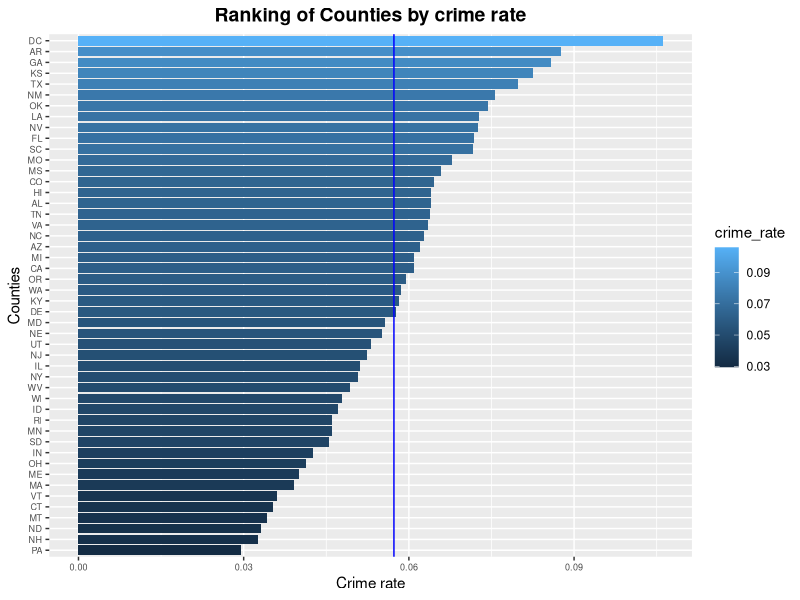
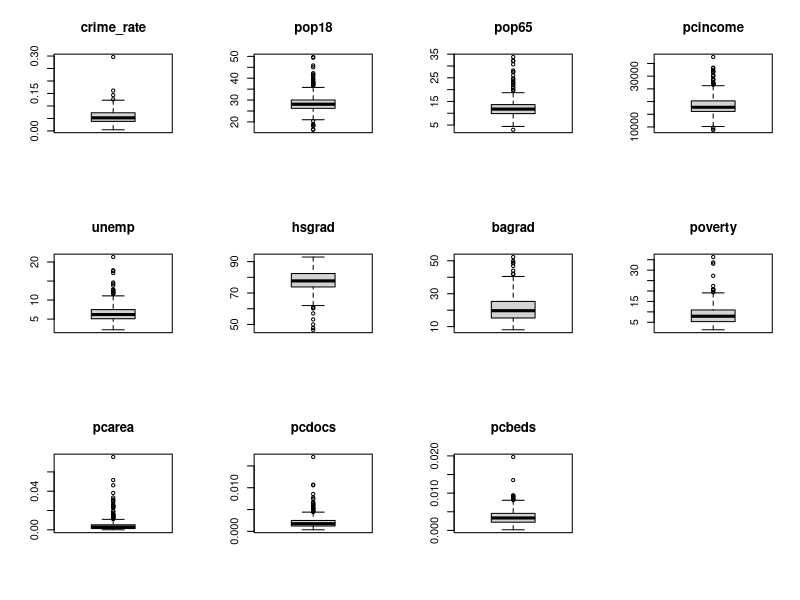
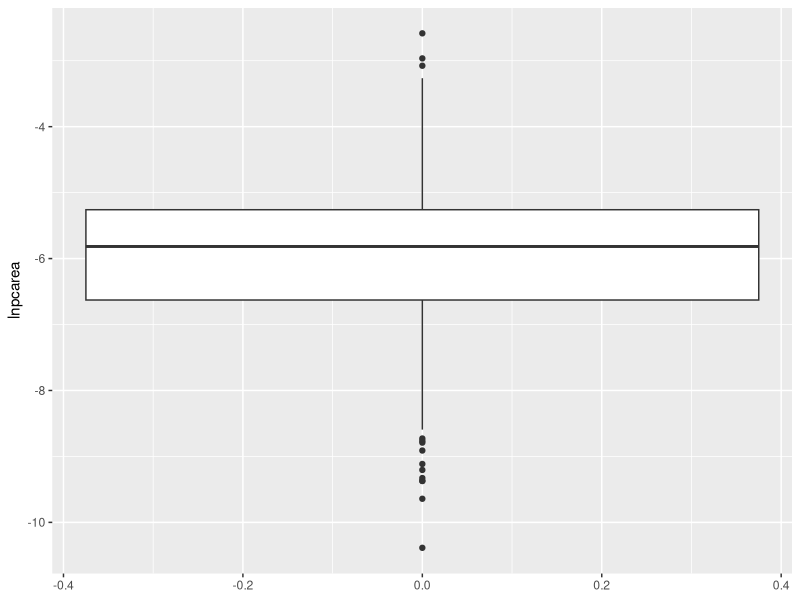
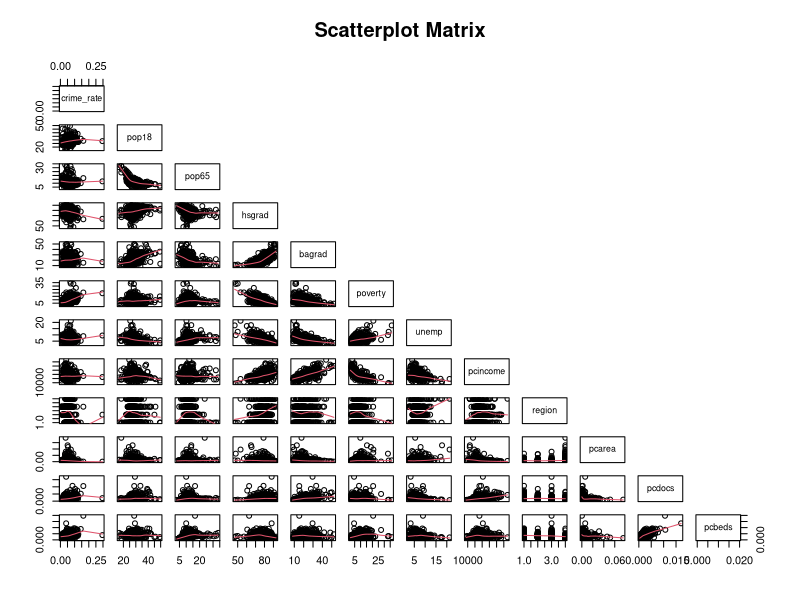

Write the R code that produced these figures, in order. (Note: this script raises an error after producing the figures.)
## ---- chunk 1
knitr::opts_chunk$set(echo = TRUE)
## ---- chunk 2
library(tidyverse)
library(ggplot2)
library(corrplot)
library(leaps)
library(caret)
library(car)
## ---- chunk 3
rm(list = ls())
cdi <- read.csv("cdi.csv") %>%
  mutate(crime_rate = crimes/pop, 
         pcarea = area/pop,
         pcdocs = docs/pop,
         pcbeds = beds/pop,
         region = relevel(factor(region),ref = 3))
cdi_new = cdi %>%
  select(crime_rate, everything(), -id, -cty, -state, -area, -docs, -beds, -crimes, -pop, -totalinc)
summary(cdi_new)
## ---- chunk 4
cdi_state <- cdi %>%
  group_by(state) %>%
  summarize(crime_rate = mean(crime_rate))
cdi_state_new <- cdi_state[order(-rank(cdi_state$crime_rate)),]

ggplot(cdi_state,aes(x=reorder(state,crime_rate),y=crime_rate,fill=crime_rate)) + 
  geom_bar(stat ='identity')+
  coord_flip() + 
  theme_grey() + 
  labs(title = 'Ranking of Counties by crime rate',
       y='Crime rate',x='Counties') +
  geom_hline(yintercept = mean(cdi$crime_rate),color = 'blue')+
  theme(plot.title = element_text(hjust = 0.5,size = 14, face = "bold"),
        axis.text=element_text(size=6.5))
## ---- chunk 5
# Boxplots for each variable
par(mfrow=c(3,4))
boxplot(cdi_new$crime_rate, main='crime_rate')
boxplot(cdi_new$pop18, main='pop18')
boxplot(cdi_new$pop65, main='pop65')
boxplot(cdi_new$pcincome, main='pcincome')
boxplot(cdi_new$unemp,main='unemp')
boxplot(cdi_new$hsgrad, main='hsgrad')
boxplot(cdi_new$bagrad, main='bagrad')
boxplot(cdi_new$poverty, main='poverty')
boxplot(cdi_new$pcarea, main='pcarea')
boxplot(cdi_new$pcdocs, main='pcdocs')
boxplot(cdi_new$pcbeds, main='pcbeds')

# Boxplot for transforming pcarea, looks more normal
cdi_new %>%
  mutate(lnpcarea = log(pcarea)) %>%
  ggplot(aes(y = lnpcarea)) + 
  geom_boxplot()

# Scatterplot Matrix
#plot(x=cdi$area,y=cdi$crime_rate)
#plot(x=cdi$pcincome,y=cdi$crime_rate)
#plot(x=cdi$unemp,y=cdi$crime_rate)
#plot(x=cdi$hsgrad,y=cdi$crime_rate)
#plot(x=cdi$poverty,y=cdi$crime_rate)
# pairs(~crime_rate + pcarea + pop18 + pop65 + pcdocs + pcbeds + hsgrad + bagrad + poverty + unemp + pcincome +      factor(region), data = cdi_new, panel = panel.smooth, upper.panel = NULL, main = "Scatterplot Matrix")
pairs(~crime_rate +.,data=cdi_new,panel = panel.smooth, upper.panel = NULL, main = "Scatterplot Matrix")


# Correlation plot
corrplot(cor(subset(cdi_new,select = -region)), type = "lower", diag = FALSE)
## ---- chunk 6
#split <- 0.80
#set.seed(1234)
#cdi<- cdi %>%
#  select(-c(id,cty,state,pop,crimes))
#trainIndex <- sample(1:nrow(cdi), 0.8*nrow(cdi))
#data_train <- cdi[ trainIndex,]
#data_test <- cdi[-trainIndex,]
#dim(data_train)
#dim(data_test) 
## ---- chunk 7
# fit regression using all predictors
mult.fit = lm(crime_rate ~ ., data = cdi_new)
summary(mult.fit)
## ---- chunk 8
mult.fit.back <- step(mult.fit, direction='backward')
mult.fit.back
## ---- chunk 9
mat = as.matrix(cdi_new)
# Printing the 2 best models of each size, using the Cp criterion:
leaps(x = mat[,1:10], y = mat[,11], nbest = 2, method = "Cp")

# Printing the 2 best models of each size, using the adjusted R^2 criterion:
leaps(x = mat[,1:12], y = mat[,13], nbest = 2, method = "adjr2")

# Function regsubsets() performs a subset selection by identifying the "best" model that contains
# a certain number of predictors. By default "best" is chosen using SSE/RSS (smaller is better)
b = regsubsets(Lnsurvival ~ ., data = cdi_new)
rs = summary(b)

# plot of Cp and Adj-R2 as functions of parameters
par(mfrow=c(1,2))

plot(2:9, rs$cp, xlab="No of parameters", ylab="Cp Statistic")
abline(0,1)
## ---- chunk 10
set.seed(123)
# Use 5-fold validation and create the training sets
train = trainControl(method = "cv", number = 5)

# Fit the 4-variables model that we discussed in previous lectures
model_caret = train(crime_rate ~ pop18 + bagrad + poverty + 
                    pcincome + region + pcarea + pcbeds,
                    data = cdi_new,
                    trControl = train,
                    method = 'lm',
                    na.action = na.pass)

model_caret$finalModel
## ---- chunk 11
step(mult.fit, direction = 'forward')
## ---- chunk 12
par(mfrow=c(2,2))
plot(mult.fit.back)
durbinWatsonTest(mult.fit.back)
